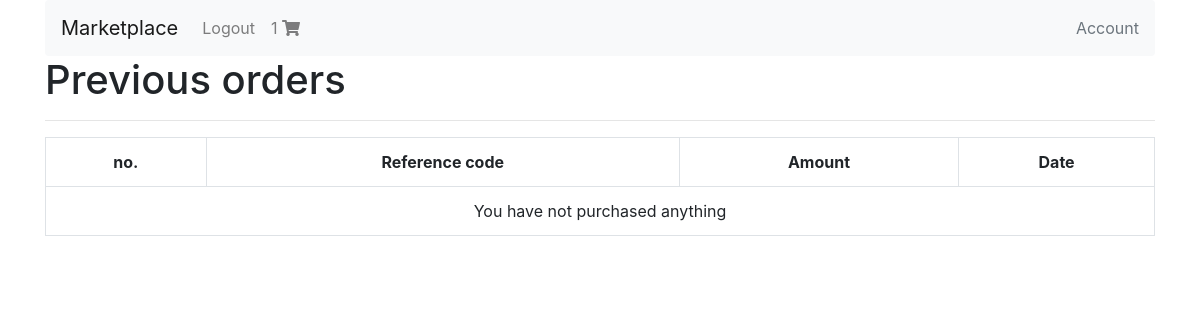
Page /account/profile/ (signed in) on the earlier database version.
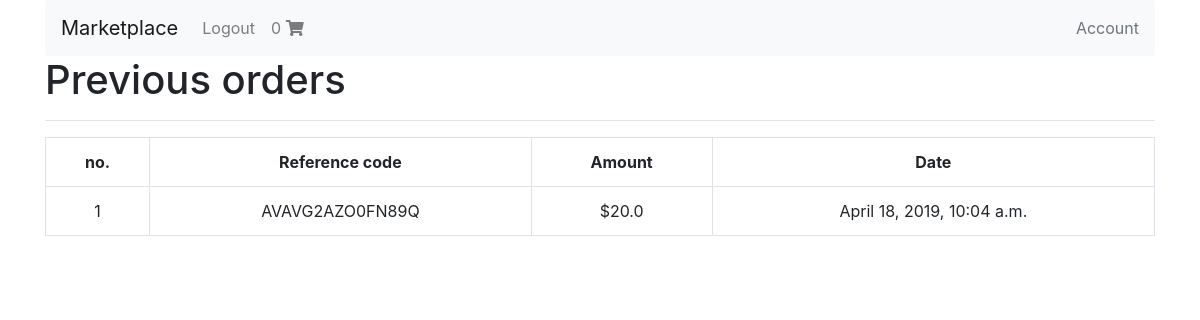
Same page on the later database version.
### shopping_cart/models.py (models this page shows, shortened)
class Order(models.Model):
    user = models.ForeignKey(settings.AUTH_USER_MODEL,
                             on_delete=models.CASCADE)
    is_ordered = models.BooleanField(default=False)
    items = models.ManyToManyField(OrderItem)
    ref_code = models.CharField(max_length=50)
    def get_total(self):
        return self.items.all().aggregate(order_total=Sum('book__price'))['order_total']

class Payment(models.Model):
    order = models.ForeignKey(Order, on_delete=models.CASCADE)
    total_amount = models.FloatField()
    date_paid = models.DateTimeField(auto_now_add=True)
    stipe_charge_id = models.CharField(max_length=100)

### core/views.py (the view)
# urls.py: path('account/profile/', profile_view, name='profile'),
def profile_view(request):
    orders = Order.objects.filter(user=request.user, is_ordered=True)
    context = {
        'orders': orders
    }
    return render(request, "profile.html", context)

### shopping_cart/templatetags/cart_template_tags.py (called while the page is built)
@register.filter
def cart_item_count(user):
    if user.is_authenticated:
        qs = Order.objects.filter(user=user, is_ordered=False)
        if qs.exists():
            return qs[0].items.count()
    return 0

### templates/profile.html
{% extends "base.html" %}
{% block content %}
<h1>Previous orders</h1>
<hr />
<table class="table table-hover table-bordered text-center">
    <tr class="text-center">
        <th>no.</th>
        <th>Reference code</th>
        <th>Amount</th>
        <th>Date</th>
    </tr>
    {% for order in orders %}
    <tr>
        <td>{{ forloop.counter }}</td>
        <td>{{ order.ref_code }}</td>
        <td>${{ order.get_total }}</td>
        <td>{{ order.payment_set.first.date_paid }}</td>
    </tr>
    {% empty %}
    <tr>
    <td colspan="4">
        You have not purchased anything
    </td>
    </tr>
    {% endfor %}
</table>
{% endblock content %}

### templates/navbar.html (shortened to what this page needs)
{% load cart_template_tags %}
<nav class="navbar navbar-expand-lg navbar-light bg-light rounded">
<a class="navbar-brand" href="{% url 'books:book-list' %}">Marketplace</a>
<div class="collapse navbar-collapse" id="navbarsExample09">
    <ul class="navbar-nav mr-auto">
    {% if request.user.is_authenticated %}
    <li class="nav-item">
        <a class="nav-link" href="{% url 'account_logout' %}">Logout</a>
    </li>
    <li class="nav-item">
        <a class="nav-link" href="{% url 'cart:order-summary' %}">
        {{ request.user|cart_item_count }}
        <i class="fas fa-shopping-cart"></i>
        </a>
    </li>
    {% endif %}
    </ul>
    <a class="text-muted" href="{% url 'profile' %}">Account</a>
</div>
</nav>

Differences in the rows shown:
now on this page (row edited): Order: ref_code "AVAVG2AZO0FN89Q", get_total "20.0", payment_set.first.date_paid "April 18, 2019, 10:04 a.m."
Other differences:
{{ request.user|cart_item_count }}: "1" → "0"
text no longer shown: "You have not purchased anything"
